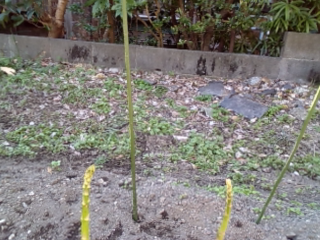
//> input picture data/colorImage.png, 320 x 240 px
$ ./main   (built with g++ and OpenCV 4)
//> lines starting //> are read from the running program, lines starting //| are printed output that depends on the picture
#include <opencv2/opencv.hpp>
#include <opencv2/core/core.hpp>
#include <opencv2/ximgproc.hpp>
#include <iostream>
#include <chrono>

using namespace cv;
using namespace std;

cv::Mat
PaddingColor(cv::Mat img, int kernel_size)
{
    cv::Mat img_smoothed = cv::Mat::zeros(img.rows+kernel_size-1, img.cols+kernel_size-1, CV_8UC3);
    for(int y=0;y<img.rows;y++){
        for(int x=0;x<img.cols;x++){
            img_smoothed.at<cv::Vec3b>(y+kernel_size/2, x+kernel_size/2) = img.at<cv::Vec3b>(y, x);
        }
    }
    return img_smoothed;
}

cv::Mat
PaddingDepth(cv::Mat img, int kernel_size)
{
    cv::Mat img_smoothed = cv::Mat::zeros(img.rows+kernel_size-1, img.cols+kernel_size-1, CV_16UC1);
    for(int y=0;y<img.rows;y++){
        for(int x=0;x<img.cols;x++){
            img_smoothed.at<unsigned short>(y+kernel_size/2, x+kernel_size/2) = img.at<unsigned short>(y, x);
        }
    }
    return img_smoothed;
}

unsigned short
_JointBilateralFilterInpainting(cv::Mat colorImage_padded, cv::Mat depthImage_padded, int x, int y, int kernel_size, double sigma_pos, double sigma_col, double sigma_depth)
{
    double _kernel_var, kernel_var, W;
    _kernel_var=0;
    W=0;

    for(int k_y=-kernel_size/2; k_y<=kernel_size/2; k_y++){
        for(int k_x=-kernel_size/2; k_x<=kernel_size/2; k_x++){
            if(depthImage_padded.at<unsigned short>(y+k_y,x+k_x)!=0){
                cv::Vec3b centor_col = colorImage_padded.at<cv::Vec3b>(y,x);
                cv::Vec3b perf_col = colorImage_padded.at<cv::Vec3b>(y+k_y,x+k_x);
                unsigned short centor_depth = depthImage_padded.at<unsigned short>(y,x);
                unsigned short perf_depth = depthImage_padded.at<unsigned short>(y+k_y,x+k_x);

                double diff_pos = std::sqrt(double(k_x)*double(k_x) + double(k_y)*double(k_y));
                double diff_col_r = double(centor_col[0]) - double(perf_col[0]);
                double diff_col_g = double(centor_col[1]) - double(perf_col[1]);
                double diff_col_b = double(centor_col[2]) - double(perf_col[2]);
                double diff_col = std::sqrt(diff_col_r*diff_col_r + diff_col_g*diff_col_g + diff_col_b*diff_col_b);
                double _diff_depth = double(centor_depth) - double(perf_depth);
                double diff_depth = std::sqrt(_diff_depth*_diff_depth);
                double kernel_pos = std::exp(-diff_pos*diff_pos/(2*sigma_pos*sigma_pos));
                double kernel_col = std::exp(-diff_col*diff_col/(2*sigma_col*sigma_col));
                double kernel_depth = std::exp(-diff_depth*diff_depth/(2*sigma_depth*sigma_depth));
                _kernel_var += kernel_pos * kernel_col * kernel_depth * double(perf_depth);
                W += kernel_pos * kernel_col*kernel_depth;
            }
        }
    }

    if(W >0){
        kernel_var = static_cast<unsigned short>(_kernel_var/(W));
    }else{
        kernel_var = 0;
    }

    return kernel_var;
}

cv::Mat
JointBilateralFilterInpaintingOMP(cv::Mat colorImage, cv::Mat depthImage, vector<vector<int>> &inpainting_index, int kernel_size, double sigma_pos, double sigma_col, double sigma_depth)
{
    cv::Mat depthImage_smoothed = cv::Mat::zeros(depthImage.rows, depthImage.cols, CV_16U);
    cv::Mat depthImage_padded = PaddingDepth(depthImage, kernel_size);
    cv::Mat colorImage_padded = PaddingColor(colorImage, kernel_size);
    cv::Mat depthImage_mask = cv::Mat::zeros(depthImage.rows, depthImage.cols, CV_8UC1);

    cv::parallel_for_(cv::Range(0, depthImage.rows*depthImage.cols), [&](const cv::Range& range){
        for (int r = range.start; r < range.end; r++)
        {
            int y = r / depthImage.cols;
            int x = r % depthImage.cols;
            if(depthImage.at<unsigned short>(y, x) == 0){
                unsigned short kernel_var = _JointBilateralFilterInpainting(colorImage_padded, depthImage_padded, x+kernel_size/2, y+kernel_size/2, kernel_size, sigma_pos, sigma_col, sigma_depth);
                depthImage_smoothed.at<unsigned short>(y, x) = kernel_var;
                if(kernel_var>0){
                    depthImage_mask.at<unsigned char>(y, x) = 255;
                }
            }else{
                depthImage_smoothed.at<unsigned short>(y, x) = depthImage.at<unsigned short>(y, x);
            }
        }
    });

    for(int y=0;y<depthImage.rows;y++){
        for(int x=0;x<depthImage.cols;x++){
            if(depthImage_mask.at<unsigned char>(y, x)>0){
                vector<int> _inpainting_index;
                _inpainting_index.push_back(x);
                _inpainting_index.push_back(y);
                inpainting_index.push_back(_inpainting_index);
            }
        }
    }

    return depthImage_smoothed;
}

cv::Mat
RefineInpaintingArea(cv::Mat color, cv::Mat depthImage, vector<vector<int>> inpainting_index)
{
    cv::Mat _depth = depthImage.clone();

    cv::ximgproc::amFilter(color, depthImage, _depth, 5, 0.01, true);
    for(size_t i=0;i<inpainting_index.size();i++){
        vector<int> _inpainting_index = inpainting_index[i];
        int x = _inpainting_index[0];
        int y = _inpainting_index[1];
        depthImage.at<unsigned short>(_inpainting_index[1],_inpainting_index[0]) = _depth.at<unsigned short>(_inpainting_index[1],_inpainting_index[0]);
    }
    return depthImage;
}

int main(int argc, const char * argv[]){
    cv::Mat colorImage = cv::imread("../data/colorImage.png");
//> colorImage is the input picture: 240 rows x 320 cols, CV_8UC3; mean B, G, R 119.2, 125.2, 127.6
    cv::Mat depthImage = cv::imread("../data/depthImage.png", cv::IMREAD_ANYDEPTH);
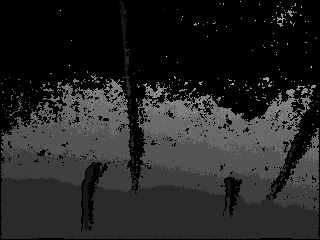
//> input picture data/depthImage.png, 320 x 240 px
//> depthImage is the input picture: 240 rows x 320 cols, CV_16UC1; min 0, max 3314, mean 514.4
    std::chrono::system_clock::time_point  start, end; // 型は auto で可
    start = std::chrono::system_clock::now(); // 計測開始時間

    vector<vector<int>> inpainting_index;
    Mat depthImage_smoothed = JointBilateralFilterInpaintingOMP(colorImage, depthImage, inpainting_index, 3, 2.0, 3.0, 100.0);
//> after the loop in PaddingColor, `for(int y=0;y<img.rows;y++)`:
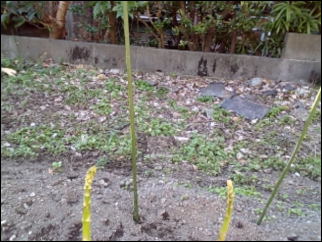
//> img_smoothed: 242 rows x 322 cols, CV_8UC3; mean B, G, R 117.4, 123.4, 125.8
//> after the loop in _JointBilateralFilterInpainting, `for(int k_y=-kernel_size/2; k_y<=kernel_size/2; k_y++)`: W = 0
//> in JointBilateralFilterInpaintingOMP, `cv::parallel_for_(cv::Range(0, depthImage.rows*depthImage.cols), [&](c..`:
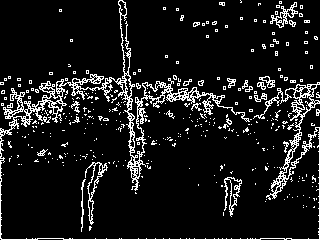
//> depthImage_mask: 240 rows x 320 cols, CV_8UC1; 10% white in thin lines or dots
//> after the loop in JointBilateralFilterInpaintingOMP, `for(int y=0;y<depthImage.rows;y++)`: inpainting_index = 7698 items
//> inpainting_index = 7698 items
    //cout << inpainting_index.size() << endl;
    for(int i=0;i<2;i++){
        depthImage_smoothed = JointBilateralFilterInpaintingOMP(colorImage, depthImage_smoothed, inpainting_index, 3, 2.0, 3.0, 100.0);
    }
    depthImage_smoothed = RefineInpaintingArea(colorImage, depthImage_smoothed, inpainting_index);
//> in RefineInpaintingArea, `cv::ximgproc::amFilter(color, depthImage, _depth, 5, 0.01, true);`:
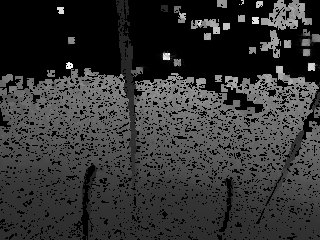
//> _depth: 240 rows x 320 cols, CV_16UC1; min 0, max 3314, mean 670.7; drawn with min black and max white
//> the loop in RefineInpaintingArea, `for(size_t i=0;i<inpainting_index.size();i++)` made 14763 passes
//> (x, y) on passes 1 to 3: (119, 0), (120, 0), (121, 0)
//> after the loop in RefineInpaintingArea, `for(size_t i=0;i<inpainting_index.size();i++)`:
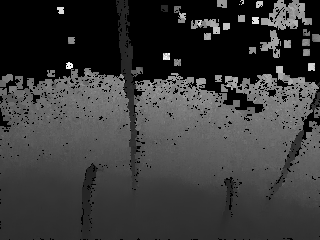
//> depthImage: 240 rows x 320 cols, CV_16UC1; min 0, max 3314, mean 749.8; drawn with min black and max white
    end = std::chrono::system_clock::now();  // 計測終了時間
    double elapsed = std::chrono::duration_cast<std::chrono::milliseconds>(end-start).count(); //処理に要した時間をミリ秒に変換
    cout << elapsed << endl;

    cv::Mat depthImage_color = cv::Mat::zeros( depthImage.rows,
                                depthImage.cols,
                                CV_8UC3);
    cv::Mat depthImage_color_smoothed = cv::Mat::zeros( depthImage.rows,
                                depthImage.cols,
                                CV_8UC3);

    Mat depthImage8;
    depthImage.convertTo( depthImage8, CV_8U, 255.0 / 4096 );
    cv::applyColorMap(depthImage8, depthImage_color, COLORMAP_JET);

    depthImage_smoothed.convertTo( depthImage8, CV_8U, 255.0 / 4096 );
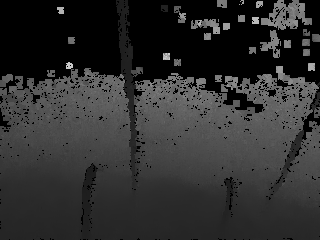
//> depthImage8: 240 rows x 320 cols, CV_8UC1; min 0, max 206, mean 46.7
    cv::applyColorMap(depthImage8, depthImage_color_smoothed, COLORMAP_JET);
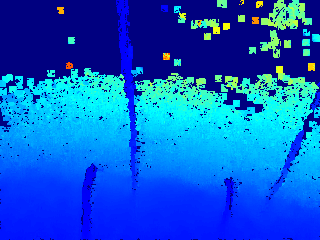
//> depthImage_color_smoothed: 240 rows x 320 cols, CV_8UC3; mean B, G, R 206.6, 91.2, 7.9

    while(true){
        int key = cv::waitKey( 30 );
//> the 'q' key is pressed
        cv::imshow("depthImage", depthImage_color);
        cv::imshow("depthImage_smooth", depthImage_color_smoothed);

        if ( key == 's' ) {
            imwrite("../data/depth.png",depthImage_color);
            imwrite("../data/depth_smoothed.png",depthImage_color_smoothed);
            break;
        }

        if ( key == 'q' ) {
            break;
        }
    }
    cv::destroyAllWindows();

}
